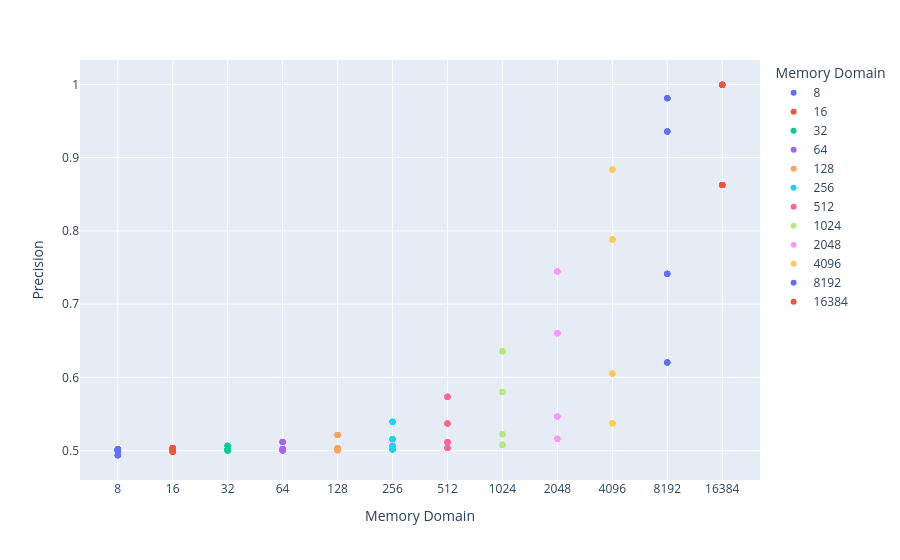

The cell this chart's notebook holds for it:
### Code cell
# Plot precision vs parameters

fig = px.scatter(
    we1nn.sort_values("memory_domain").assign(memory_domain=we1nn["memory_domain"].astype(str)), 
    x="memory_domain", 
    y="precision", 
    color="memory_domain",
)
fig.update_layout(
    xaxis_title="Memory Domain",
    yaxis_title="Precision",
    legend_title="Memory Domain"
)
fig.show()
fig.write_image(PLOTS_ROOT / "precision_vs_memory_domain.svg")

### Figure 1 — Plotly figure (JSON) as saved in the notebook; plotly's stock layout.template omitted (floating-point values rounded to 4 significant figures)
{"data": [{"hovertemplate": "memory_domain=%{x}<br>precision=%{y}<extra></extra>", "legendgroup": "8", "marker": {"color": "#636efa", "symbol": "circle"}, "mode": "markers", "name": "8", "orientation": "v", "showlegend": true, "type": "scatter", "x": ["8", "8", "8", "8", "8", "8", "8", "8", "8", "8", "8", "8", "8", "8", "8", "8", "8", "8", "8", "8", "8", "8", "8", "8"], "xaxis": "x", "y": [0.5018, 0.4938, 0.4938, 0.4938, 0.4938, 0.5018, 0.5, 0.5, 0.5018, 0.5018, 0.5, 0.5, 0.5018, 0.4938, 0.5, 0.4938, 0.5015, 0.5018, 0.5015, 0.5015, 0.5015, 0.5015, 0.5, 0.5015], "yaxis": "y"}, {"hovertemplate": "memory_domain=%{x}<br>precision=%{y}<extra></extra>", "legendgroup": "16", "marker": {"color": "#EF553B", "symbol": "circle"}, "mode": "markers", "name": "16", "orientation": "v", "showlegend": true, "type": "scatter", "x": ["16", "16", "16", "16", "16", "16", "16", "16", "16", "16", "16", "16", "16", "16", "16", "16", "16", "16", "16", "16", "16", "16", "16", "16"], "xaxis": "x", "y": [0.5022, 0.5022, 0.5022, 0.4986, 0.4986, 0.4986, 0.5022, 0.4986, 0.4986, 0.5022, 0.4986, 0.5022, 0.5001, 0.5001, 0.5038, 0.5038, 0.5001, 0.5001, 0.5038, 0.5038, 0.5038, 0.5038, 0.5001, 0.5001], "yaxis": "y"}, {"hovertemplate": "memory_domain=%{x}<br>precision=%{y}<extra></extra>", "legendgroup": "32", "marker": {"color": "#00cc96", "symbol": "circle"}, "mode": "markers", "name": "32", "orientation": "v", "showlegend": true, "type": "scatter", "x": ["32", "32", "32", "32", "32", "32", "32", "32", "32", "32", "32", "32", "32", "32", "32", "32", "32", "32", "32", "32", "32", "32", "32", "32"], "xaxis": "x", "y": [0.5001, 0.5067, 0.5001, 0.5067, 0.5067, 0.5001, 0.5067, 0.5067, 0.5001, 0.5001, 0.5001, 0.5067, 0.5012, 0.5012, 0.5012, 0.5012, 0.5012, 0.502, 0.502, 0.502, 0.5012, 0.502, 0.502, 0.502], "yaxis": "y"}, {"hovertemplate": "memory_domain=%{x}<br>precision=%{y}<extra></extra>", "legendgroup": "64", "marker": {"color": "#ab63fa", "symbol": "circle"}, "mode": "markers", "name": "64", "orientation": "v", "showlegend": true, "type": "scatter", "x": ["64", "64", "64", "64", "64", "64", "64", "64", "64", "64", "64", "64", "64", "64", "64", "64", "64", "64", "64", "64", "64", "64", "64", "64"], "xaxis": "x", "y": [0.5003, 0.5003, 0.5024, 0.5024, 0.5024, 0.5024, 0.5024, 0.5024, 0.5119, 0.5003, 0.5119, 0.5119, 0.5003, 0.5013, 0.5013, 0.5013, 0.5013, 0.5013, 0.5119, 0.5003, 0.5003, 0.5013, 0.5119, 0.5119], "yaxis": "y"}, {"hovertemplate": "memory_domain=%{x}<br>precision=%{y}<extra></extra>", "legendgroup": "128", "marker": {"color": "#FFA15A", "symbol": "circle"}, "mode": "markers", "name": "128", "orientation": "v", "showlegend": true, "type": "scatter", "x": ["128", "128", "128", "128", "128", "128", "128", "128", "128", "128", "128", "128", "128", "128", "128", "128", "128", "128", "128", "128", "128", "128", "128", "128"], "xaxis": "x", "y": [0.5008, 0.5028, 0.5028, 0.5028, 0.5028, 0.5028, 0.5028, 0.5214, 0.5034, 0.5008, 0.5034, 0.5034, 0.5214, 0.5008, 0.5008, 0.5214, 0.5214, 0.5008, 0.5008, 0.5034, 0.5214, 0.5214, 0.5034, 0.5034], "yaxis": "y"}, {"hovertemplate": "memory_domain=%{x}<br>precision=%{y}<extra></extra>", "legendgroup": "256", "marker": {"color": "#19d3f3", "symbol": "circle"}, "mode": "markers", "name": "256", "orientation": "v", "showlegend": true, "type": "scatter", "x": ["256", "256", "256", "256", "256", "256", "256", "256", "256", "256", "256", "256", "256", "256", "256", "256", "256", "256", "256", "256", "256", "256", "256", "256"], "xaxis": "x", "y": [0.5395, 0.5016, 0.5395, 0.5395, 0.5016, 0.5016, 0.5395, 0.5395, 0.5016, 0.5395, 0.5016, 0.5016, 0.5063, 0.5156, 0.5156, 0.5156, 0.5156, 0.5156, 0.5063, 0.5156, 0.5063, 0.5063, 0.5063, 0.5063], "yaxis": "y"}, {"hovertemplate": "memory_domain=%{x}<br>precision=%{y}<extra></extra>", "legendgroup": "512", "marker": {"color": "#FF6692", "symbol": "circle"}, "mode": "markers", "name": "512", "orientation": "v", "showlegend": true, "type": "scatter", "x": ["512", "512", "512", "512", "512", "512", "512", "512", "512", "512", "512", "512", "512", "512", "512", "512", "512", "512", "512", "512", "512", "512", "512", "512"], "xaxis": "x", "y": [0.5372, 0.5037, 0.5735, 0.5735, 0.5037, 0.5037, 0.5735, 0.5037, 0.5735, 0.5372, 0.5372, 0.5372, 0.5735, 0.5372, 0.5372, 0.5037, 0.5037, 0.5735, 0.5114, 0.5114, 0.5114, 0.5114, 0.5114, 0.5114], "yaxis": "y"}, {"hovertemplate": "memory_domain=%{x}<br>precision=%{y}<extra></extra>", "legendgroup": "1024", "marker": {"color": "#B6E880", "symbol": "circle"}, "mode": "markers", "name": "1024", "orientation": "v", "showlegend": true, "type": "scatter", "x": ["1024", "1024", "1024", "1024", "1024", "1024", "1024", "1024", "1024", "1024", "1024", "1024", "1024", "1024", "1024", "1024", "1024", "1024", "1024", "1024", "1024", "1024", "1024", "1024"], "xaxis": "x", "y": [0.6358, 0.5802, 0.5802, 0.5802, 0.6358, 0.5802, 0.5081, 0.5081, 0.5225, 0.5081, 0.5802, 0.5225, 0.5225, 0.5225, 0.5225, 0.6358, 0.5081, 0.6358, 0.6358, 0.5081, 0.5081, 0.5225, 0.6358, 0.5802], "yaxis": "y"}, {"hovertemplate": "memory_domain=%{x}<br>precision=%{y}<extra></extra>", "legendgroup": "2048", "marker": {"color": "#FF97FF", "symbol": "circle"}, "mode": "markers", "name": "2048", "orientation": "v", "showlegend": true, "type": "scatter", "x": ["2048", "2048", "2048", "2048", "2048", "2048", "2048", "2048", "2048", "2048", "2048", "2048", "2048", "2048", "2048", "2048", "2048", "2048", "2048", "2048", "2048", "2048", "2048", "2048"], "xaxis": "x", "y": [0.5161, 0.6604, 0.5161, 0.5161, 0.5161, 0.6604, 0.6604, 0.7445, 0.7445, 0.6604, 0.5161, 0.5467, 0.5467, 0.5467, 0.7445, 0.7445, 0.5467, 0.6604, 0.6604, 0.5467, 0.7445, 0.5467, 0.7445, 0.5161], "yaxis": "y"}, {"hovertemplate": "memory_domain=%{x}<br>precision=%{y}<extra></extra>", "legendgroup": "4096", "marker": {"color": "#FECB52", "symbol": "circle"}, "mode": "markers", "name": "4096", "orientation": "v", "showlegend": true, "type": "scatter", "x": ["4096", "4096", "4096", "4096", "4096", "4096", "4096", "4096", "4096", "4096", "4096", "4096", "4096", "4096", "4096", "4096", "4096", "4096", "4096", "4096", "4096", "4096", "4096", "4096"], "xaxis": "x", "y": [0.7884, 0.7884, 0.7884, 0.7884, 0.7884, 0.7884, 0.6055, 0.5376, 0.5376, 0.5376, 0.8838, 0.8838, 0.5376, 0.6055, 0.8838, 0.6055, 0.6055, 0.6055, 0.5376, 0.8838, 0.8838, 0.5376, 0.6055, 0.8838], "yaxis": "y"}, {"hovertemplate": "memory_domain=%{x}<br>precision=%{y}<extra></extra>", "legendgroup": "8192", "marker": {"color": "#636efa", "symbol": "circle"}, "mode": "markers", "name": "8192", "orientation": "v", "showlegend": true, "type": "scatter", "x": ["8192", "8192", "8192", "8192", "8192", "8192", "8192", "8192", "8192", "8192", "8192", "8192", "8192", "8192", "8192", "8192", "8192", "8192", "8192", "8192", "8192", "8192", "8192", "8192"], "xaxis": "x", "y": [0.6205, 0.7417, 0.9811, 0.6205, 0.6205, 0.9811, 0.9811, 0.6205, 0.9811, 0.7417, 0.6205, 0.9355, 0.9355, 0.9355, 0.9355, 0.9355, 0.9811, 0.9811, 0.7417, 0.7417, 0.7417, 0.7417, 0.6205, 0.9355], "yaxis": "y"}, {"hovertemplate": "memory_domain=%{x}<br>precision=%{y}<extra></extra>", "legendgroup": "16384", "marker": {"color": "#EF553B", "symbol": "circle"}, "mode": "markers", "name": "16384", "orientation": "v", "showlegend": true, "type": "scatter", "x": ["16384", "16384", "16384", "16384", "16384", "16384", "16384", "16384", "16384", "16384", "16384", "16384", "16384", "16384", "16384", "16384", "16384", "16384", "16384", "16384", "16384", "16384", "16384", "16384"], "xaxis": "x", "y": [0.8626, 0.8626, 0.9995, 0.9995, 0.8626, 0.9995, 0.9995, 0.8626, 0.8626, 0.9995, 0.9995, 0.8626, 0.9995, 0.8626, 0.8626, 0.8626, 0.9995, 0.8626, 0.8626, 0.9995, 0.9995, 0.9995, 0.9995, 0.8626], "yaxis": "y"}], "layout": {"legend": {"title": {"text": "Memory Domain"}, "tracegroupgap": 0}, "margin": {"t": 60}, "xaxis": {"anchor": "y", "categoryarray": ["8", "16", "32", "64", "128", "256", "512", "1024", "2048", "4096", "8192", "16384"], "categoryorder": "array", "domain": [0, 1], "title": {"text": "Memory Domain"}}, "yaxis": {"anchor": "x", "domain": [0, 1], "title": {"text": "Precision"}}}}
